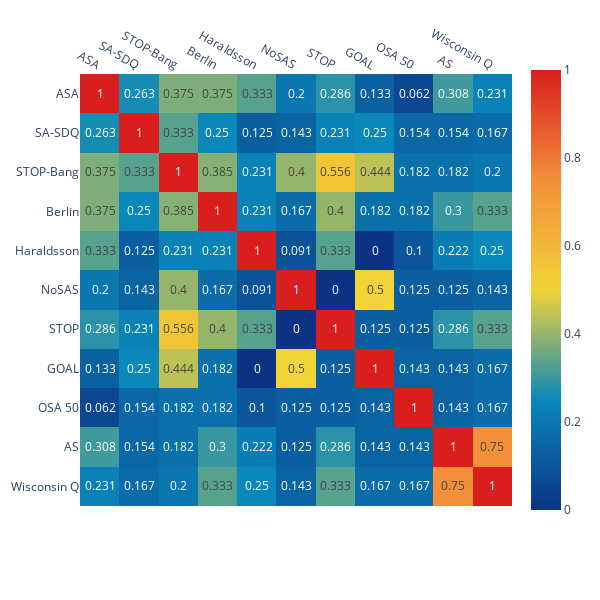

Write notebook code for a chart like this one.
### Markdown cell above
Table 3 has been save in the online folder (📁 symbol on the left) under the name [table3_jaccard_pairs.xlsx](./table3_jaccard_pairs.xlsx). <br>You can change the name and the format of the file changing the name in the `jaccard_table.to_excel()` function. 
<br>⚠️ If you need it, save the excel file on your local computer : these online file will be deleted as soon as you quit this page!

### Code cell
###
# Plotting it as a heatmap
###
fig = px.imshow(pd.DataFrame(np.round(jaccard_table,3), # rounding values for the plot
                             index = jaccard_table.index,
                             columns= jaccard_table.columns),
                text_auto=True, # annotating values in the plot
                color_continuous_scale= 'Portland'# more color palettes available here : https://plotly.com/python/builtin-colorscales/
)
fig.update_xaxes(side="top")
fig.update_layout(
    autosize=False,
    width=600,
    height=600
    )
#fig.write_image("figure5_heatmap_jaccard.pdf") # writting the figure into a file
fig.show() # showing figure

### Figure 1 — Plotly figure (JSON) as saved in the notebook; plotly's stock layout.template omitted (floating-point values rounded to 4 significant figures)
{"data": [{"coloraxis": "coloraxis", "hovertemplate": "x: %{x}<br>y: %{y}<br>color: %{z}<extra></extra>", "name": "0", "texttemplate": "%{z}", "type": "heatmap", "x": ["ASA", "SA-SDQ", "STOP-Bang", "Berlin", "Haraldsson", "NoSAS", "STOP", "GOAL", "OSA 50", "AS", "Wisconsin Q"], "xaxis": "x", "y": ["ASA", "SA-SDQ", "STOP-Bang", "Berlin", "Haraldsson", "NoSAS", "STOP", "GOAL", "OSA 50", "AS", "Wisconsin Q"], "yaxis": "y", "z": [[1, 0.263, 0.375, 0.375, 0.333, 0.2, 0.286, 0.133, 0.062, 0.308, 0.231], [0.263, 1, 0.333, 0.25, 0.125, 0.143, 0.231, 0.25, 0.154, 0.154, 0.167], [0.375, 0.333, 1, 0.385, 0.231, 0.4, 0.556, 0.444, 0.182, 0.182, 0.2], [0.375, 0.25, 0.385, 1, 0.231, 0.167, 0.4, 0.182, 0.182, 0.3, 0.333], [0.333, 0.125, 0.231, 0.231, 1, 0.091, 0.333, 0, 0.1, 0.222, 0.25], [0.2, 0.143, 0.4, 0.167, 0.091, 1, 0, 0.5, 0.125, 0.125, 0.143], [0.286, 0.231, 0.556, 0.4, 0.333, 0, 1, 0.125, 0.125, 0.286, 0.333], [0.133, 0.25, 0.444, 0.182, 0, 0.5, 0.125, 1, 0.143, 0.143, 0.167], [0.062, 0.154, 0.182, 0.182, 0.1, 0.125, 0.125, 0.143, 1, 0.143, 0.167], [0.308, 0.154, 0.182, 0.3, 0.222, 0.125, 0.286, 0.143, 0.143, 1, 0.75], [0.231, 0.167, 0.2, 0.333, 0.25, 0.143, 0.333, 0.167, 0.167, 0.75, 1]]}], "layout": {"autosize": false, "coloraxis": {"colorscale": [[0, "rgb(12,51,131)"], [0.25, "rgb(10,136,186)"], [0.5, "rgb(242,211,56)"], [0.75, "rgb(242,143,56)"], [1, "rgb(217,30,30)"]]}, "height": 600, "margin": {"t": 60}, "width": 600, "xaxis": {"anchor": "y", "constrain": "domain", "domain": [0, 1], "scaleanchor": "y", "side": "top"}, "yaxis": {"anchor": "x", "autorange": "reversed", "constrain": "domain", "domain": [0, 1]}}}
